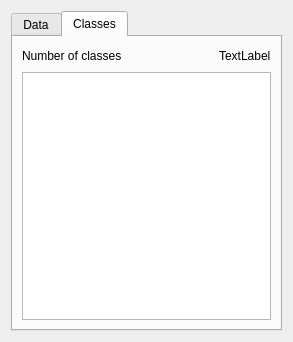
<?xml version="1.0" encoding="UTF-8"?>
<ui version="4.0">
 <class>Dialog</class>
 <widget class="QDialog" name="Dialog">
  <property name="geometry">
   <rect>
    <x>0</x>
    <y>0</y>
    <width>293</width>
    <height>342</height>
   </rect>
  </property>
  <property name="windowTitle">
   <string>Dialog</string>
  </property>
  <layout class="QHBoxLayout" name="horizontalLayout_5">
   <item>
    <widget class="QTabWidget" name="tabWidget">
     <property name="currentIndex">
      <number>1</number>
     </property>
     <widget class="QWidget" name="tab">
      <attribute name="title">
       <string>Data</string>
      </attribute>
      <layout class="QVBoxLayout" name="verticalLayout_2">
       <item>
        <layout class="QHBoxLayout" name="horizontalLayout">
         <item>
          <widget class="QLabel" name="label_4">
           <property name="text">
            <string>Name</string>
           </property>
          </widget>
         </item>
         <item>
          <spacer name="horizontalSpacer">
           <property name="orientation">
            <enum>Qt::Horizontal</enum>
           </property>
           <property name="sizeHint" stdset="0">
            <size>
             <width>40</width>
             <height>20</height>
            </size>
           </property>
          </spacer>
         </item>
         <item>
          <widget class="QLabel" name="name">
           <property name="text">
            <string>TextLabel</string>
           </property>
          </widget>
         </item>
        </layout>
       </item>
       <item>
        <layout class="QHBoxLayout" name="horizontalLayout_2">
         <item>
          <widget class="QLabel" name="label">
           <property name="text">
            <string>Location</string>
           </property>
          </widget>
         </item>
         <item>
          <spacer name="horizontalSpacer_2">
           <property name="orientation">
            <enum>Qt::Horizontal</enum>
           </property>
           <property name="sizeHint" stdset="0">
            <size>
             <width>40</width>
             <height>20</height>
            </size>
           </property>
          </spacer>
         </item>
         <item>
          <widget class="QLineEdit" name="location">
           <property name="readOnly">
            <bool>true</bool>
           </property>
          </widget>
         </item>
        </layout>
       </item>
       <item>
        <layout class="QHBoxLayout" name="horizontalLayout_3">
         <item>
          <widget class="QLabel" name="label_2">
           <property name="text">
            <string>Created with function</string>
           </property>
          </widget>
         </item>
         <item>
          <spacer name="horizontalSpacer_3">
           <property name="orientation">
            <enum>Qt::Horizontal</enum>
           </property>
           <property name="sizeHint" stdset="0">
            <size>
             <width>40</width>
             <height>20</height>
            </size>
           </property>
          </spacer>
         </item>
         <item>
          <widget class="QLabel" name="creator">
           <property name="text">
            <string>TextLabel</string>
           </property>
          </widget>
         </item>
        </layout>
       </item>
       <item>
        <layout class="QHBoxLayout" name="horizontalLayout_6">
         <item>
          <widget class="QLabel" name="label_7">
           <property name="text">
            <string>X Size</string>
           </property>
          </widget>
         </item>
         <item>
          <spacer name="horizontalSpacer_5">
           <property name="orientation">
            <enum>Qt::Horizontal</enum>
           </property>
           <property name="sizeHint" stdset="0">
            <size>
             <width>40</width>
             <height>20</height>
            </size>
           </property>
          </spacer>
         </item>
         <item>
          <widget class="QLabel" name="xsize">
           <property name="text">
            <string>TextLabel</string>
           </property>
          </widget>
         </item>
        </layout>
       </item>
       <item>
        <layout class="QHBoxLayout" name="horizontalLayout_7">
         <item>
          <widget class="QLabel" name="label_9">
           <property name="text">
            <string>Y Size</string>
           </property>
          </widget>
         </item>
         <item>
          <spacer name="horizontalSpacer_6">
           <property name="orientation">
            <enum>Qt::Horizontal</enum>
           </property>
           <property name="sizeHint" stdset="0">
            <size>
             <width>40</width>
             <height>20</height>
            </size>
           </property>
          </spacer>
         </item>
         <item>
          <widget class="QLabel" name="ysize">
           <property name="text">
            <string>TextLabel</string>
           </property>
          </widget>
         </item>
        </layout>
       </item>
       <item>
        <layout class="QHBoxLayout" name="horizontalLayout_8">
         <item>
          <widget class="QLabel" name="label_11">
           <property name="text">
            <string>Resoltuion</string>
           </property>
          </widget>
         </item>
         <item>
          <spacer name="horizontalSpacer_11">
           <property name="orientation">
            <enum>Qt::Horizontal</enum>
           </property>
           <property name="sizeHint" stdset="0">
            <size>
             <width>40</width>
             <height>20</height>
            </size>
           </property>
          </spacer>
         </item>
         <item>
          <widget class="QLabel" name="resolution">
           <property name="text">
            <string>TextLabel</string>
           </property>
          </widget>
         </item>
        </layout>
       </item>
      </layout>
     </widget>
     <widget class="QWidget" name="tab_2">
      <attribute name="title">
       <string>Classes</string>
      </attribute>
      <layout class="QVBoxLayout" name="verticalLayout_4">
       <item>
        <layout class="QVBoxLayout" name="verticalLayout">
         <item>
          <layout class="QHBoxLayout" name="horizontalLayout_4">
           <item>
            <widget class="QLabel" name="label_5">
             <property name="text">
              <string>Number of classes</string>
             </property>
            </widget>
           </item>
           <item>
            <spacer name="horizontalSpacer_4">
             <property name="orientation">
              <enum>Qt::Horizontal</enum>
             </property>
             <property name="sizeHint" stdset="0">
              <size>
               <width>40</width>
               <height>20</height>
              </size>
             </property>
            </spacer>
           </item>
           <item>
            <widget class="QLabel" name="classes">
             <property name="text">
              <string>TextLabel</string>
             </property>
            </widget>
           </item>
          </layout>
         </item>
         <item>
          <widget class="QPlainTextEdit" name="plainTextEdit">
           <property name="readOnly">
            <bool>true</bool>
           </property>
          </widget>
         </item>
        </layout>
       </item>
      </layout>
      <zorder></zorder>
     </widget>
    </widget>
   </item>
  </layout>
 </widget>
 <resources/>
 <connections/>
</ui>
